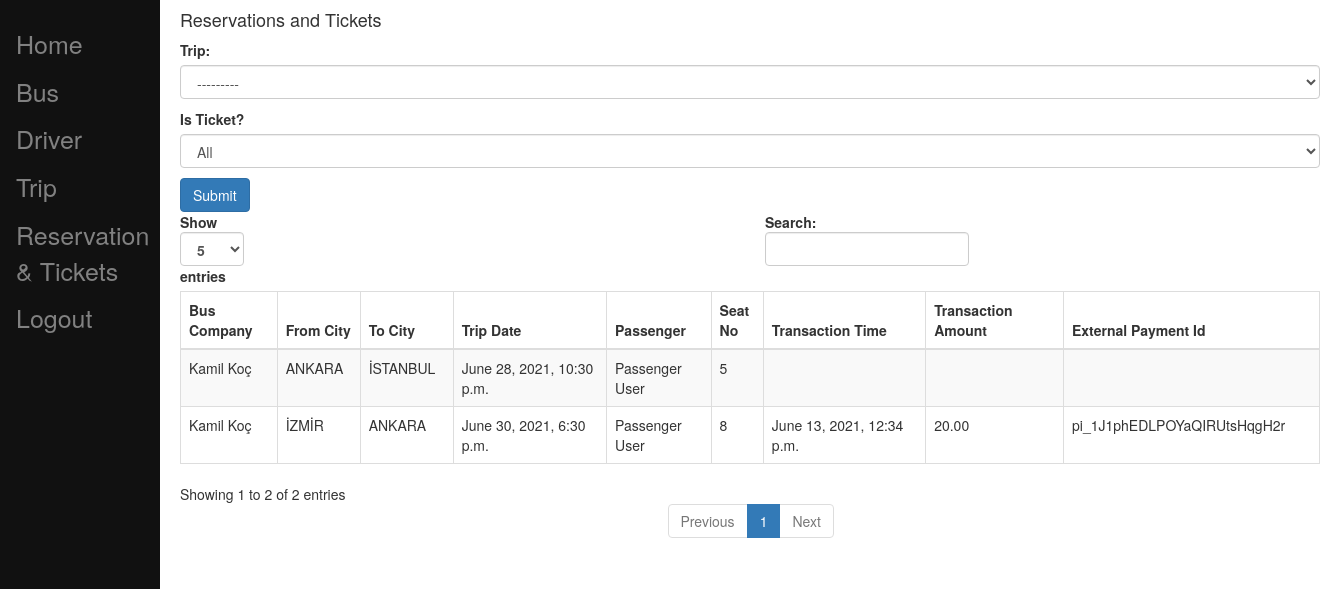
/searchreservationsandtickets/ (signed in), run on the app's committed database.
### busticket/models.py (models this page shows)
class Reservation(models.Model):
    trip = models.ForeignKey(Trip, on_delete=models.PROTECT,blank=True,null=True)
    seat_no = models.IntegerField(default=1,validators=[MinValueValidator(1), MaxValueValidator(52)])
    reservation_date = models.DateTimeField(blank=True)
    passenger = models.ForeignKey(Passenger, on_delete=models.CASCADE, editable=True,blank=True,null=True)
    transaction = models.ForeignKey(Transaction, on_delete=models.CASCADE, editable=True,blank=True,null=True)
    is_ticket = models.BooleanField(default=False)
    class Meta:
        constraints = [
            models.UniqueConstraint(fields=['trip', 'seat_no'], name='unique seat')
        ]

class Trip(models.Model):
    bus = models.ForeignKey(Bus, on_delete=models.PROTECT)
    driver = models.ForeignKey(Driver, on_delete=models.PROTECT,blank=True,null=True)
    from_city = models.ForeignKey(City, related_name='f_city', on_delete=models.CASCADE,blank=True,null=True)
    to_city = models.ForeignKey(City, related_name='t_city', on_delete=models.CASCADE,blank=True,null=True)
    trip_date = models.DateTimeField(blank=True)
    price = models.DecimalField(max_digits=6, decimal_places=2, default=0.0)
    bus_company = models.ForeignKey(BusCompany, on_delete=models.CASCADE, editable=True,blank=True,null=True)
    def __str__(self):
        return str(self.from_city) + "-" + str(self.to_city) + "-" + str(self.trip_date)[0:10]
    class Meta:
        constraints = [
            models.UniqueConstraint(fields=['bus', 'from_city','to_city'], name='unique trip')
        ]

class BusCompany(models.Model):
    user = models.OneToOneField(User, on_delete=models.CASCADE)
    name = models.CharField(max_length=30,unique=True,default='Default Bus Company')
    tel_no = models.CharField(max_length=30,default='', blank=True,null=True)
    address = models.CharField(max_length=300,default='', blank=True,null=True)
    email = models.EmailField(max_length=254,default='', blank=True,null=True)
    url = models.URLField(max_length=200,default='', blank=True,null=True)
    def __str__(self):
        return self.name

class City(models.Model):
    name = models.CharField(max_length=30,unique=True)
    def __str__(self):
        return self.name

class Passenger(models.Model):
    user = models.OneToOneField(User, on_delete=models.CASCADE)
    name = models.CharField(max_length=30,default='Default Passenger')
    def __str__(self):
        return self.name

class Transaction(models.Model):
    transaction_date = models.DateTimeField(blank=True)
    charged_value = models.DecimalField(max_digits=6, decimal_places=2, default=0.0)
    payment_intent = models.CharField(max_length=50,default='')

### busticket/views.py (the view)
# urls.py: path('searchreservationsandtickets/',views.search_reservationsandtickets),
def search_reservationsandtickets(request):
    user = User.objects.get(username=request.user.username)
    reservation = Reservation.objects.filter(trip__bus_company=user.buscompany)
    form = SearchReservationsTicketsForm(user.buscompany)
    return render(request,'busticket/reservationsandtickets.html',{'ticket_list': reservation,'form':form})

### busticket/forms.py
class SearchReservationsTicketsForm(forms.ModelForm):
    TICKET_CHOICES= [
    ('All', 'All'),
    ('Ticket', 'Ticket'),
    ('Reservation', 'Reservation'),
    ]
    is_ticket= forms.CharField(label='Is Ticket?', required=False, widget=forms.Select(choices=TICKET_CHOICES,attrs={ 'class': 'form-control' }))
    class Meta:
        model = Reservation
        fields = ['trip']
        widgets = {
            'trip': forms.Select(attrs={ 'class': 'form-control' }),
        }
    def __init__(self,buscompany, *args, **kwargs):
        super(SearchReservationsTicketsForm, self).__init__(*args, **kwargs)
        self.fields["trip"].queryset = Trip.objects.filter(bus_company=buscompany)

### busticket/templatetags/user_tags.py (called while the page is built)
@register.filter(name='has_group')
def has_group(user, group_name):
    group = Group.objects.filter(name=group_name)
    if group:
        group = group.first()
        return group in user.groups.all()
    else:
        return False

### templates/busticket/reservationsandtickets.html (shortened to what this page needs)
{% extends 'busticket/base.html' %}
{% block content %}
<div class="col-md-12">
    <h4>Reservations and Tickets</h4>
    <form method="POST" class="post-form" action="/reservationsandtickets/">
        {{ form.as_p }}
        <button type="submit" class="btn btn-primary">Submit</button>
    </form>
        <div class="table-responsive">
  <table id="bootstrapdatatable" class="table table-striped table-bordered" width="100%">
            <thead>
                <th>Bus Company</th>
                <th>From City</th>
                <th>To City</th>
                <th>Trip Date</th>
                <th>Passenger</th>
                <th>Seat No</th>
                <th>Transaction Time</th>
                <th>Transaction Amount</th>
                <th>External Payment Id</th>
             </thead>
   <tbody>
   {% for reservation in ticket_list %}
    <tr>
     <td>{{ reservation.trip.bus_company }}</td>
     <td>{{ reservation.trip.from_city }}</td>
     <td>{{ reservation.trip.to_city }}</td>
     <td>{{ reservation.trip.trip_date }}</td>
     <td>{{ reservation.passenger }}</td>
     <td>{{ reservation.seat_no }}</td>
     <td>{{ reservation.transaction.transaction_date }}</td>
     <td>{{ reservation.transaction.charged_value }}</td>
     <td>{{ reservation.transaction.payment_intent }}</td>
    </tr>
   {% endfor %}
   </tbody>
  </table>
        </div>
    </div>
{% endblock content %}

### templates/busticket/base.html (style rules this page uses)
.maincontainer { padding-left: 160px; }

### data on the page
Reservation: trip.bus_company "Kamil Koç", trip.from_city "ANKARA", trip.to_city "İSTANBUL", trip.trip_date "June 28, 2021, 10:30 p.m.", passenger "Passenger User", seat_no "5"
Reservation: trip.bus_company "Kamil Koç", trip.from_city "İZMİR", trip.to_city "ANKARA", trip.trip_date "June 30, 2021, 6:30 p.m.", passenger "Passenger User", seat_no "8", transaction.transaction_date "June 13, 2021, 12:34 p.m.", transaction.charged_value "20.00", transaction.payment_intent "pi_1J1phEDLPOYaQIRUtsHqgH2r"
